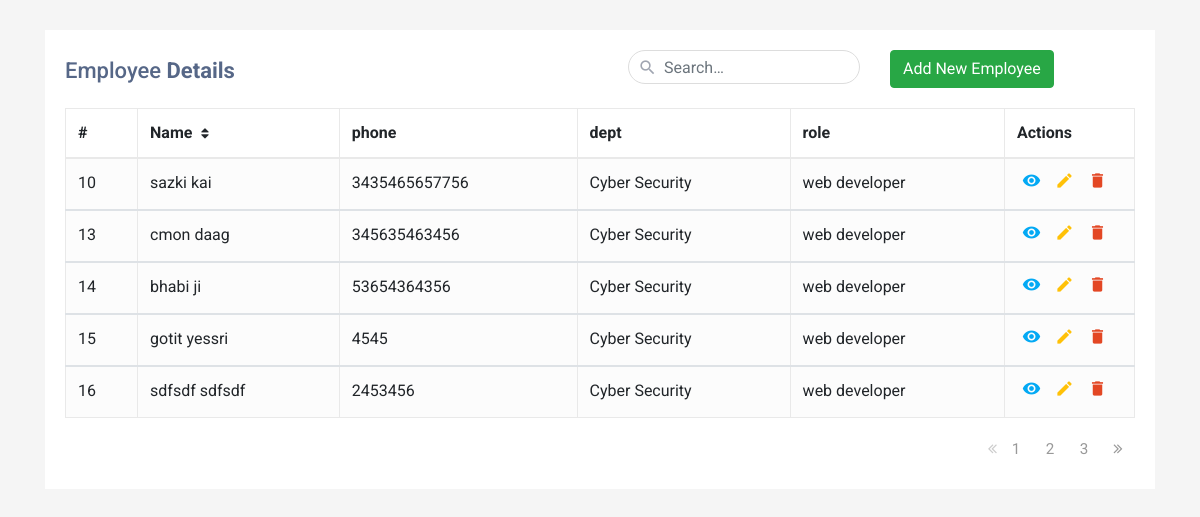
Screenshot of /?page=2 with the database file from the repository.
### emp_app/models.py (models this page shows, shortened)
class Employee(models.Model):
    first_name = models.CharField(max_length=100, null=False)
    last_name = models.CharField(max_length=100)
    email = models.EmailField(default='')
    dept = models.ForeignKey(Department, on_delete=models.CASCADE) # when we want to connect a field to the database we use foreign key
    salary = models.IntegerField(default=0)
    bonus = models.IntegerField(default=0)
    role = models.ForeignKey(Role, on_delete=models.CASCADE)
    phone = models.IntegerField(default=0)
    hire_date = models.DateField()
    is_active = models.BooleanField(default=False)

class Department(models.Model):
    name = models.CharField(max_length=100, null=False)
    location = models.CharField(max_length=100)

class Role(models.Model):
    name = models.CharField(max_length=100, null=False)

### emp_app/views.py (the view)
# urls.py: path('', views.all_emp, name='index'),
def all_emp(request):
    emps = Employee.objects.all()
    paginator = Paginator(emps,5)
    page = request.GET.get('page')
    empsFinal = paginator.get_page(page)
    context = {                     # data in html requests always move in either XML/json
        'emps': empsFinal,
        'pag' : paginator
    }
    return render(request, 'index.html', context) # renders html page along with the json data

### emp_app/templates/index.html (shortened to what this page needs)
<!DOCTYPE html>
<html lang="en">
<head>
<link rel="stylesheet" href="https://stackpath.bootstrapcdn.com/bootstrap/4.5.0/css/bootstrap.min.css">
<link rel="stylesheet" href="https://maxcdn.bootstrapcdn.com/font-awesome/4.7.0/css/font-awesome.min.css">
</head>
<body>
<div class="container-xl">
    <div class="table-responsive">
        <div class="table-wrapper">
            <div class="table-title">
                <div class="row">
                    <div class="col-sm-6"><h2>Employee <b>Details</b></h2></div>
                    <div class="col-sm-3">
                        <div class="search-box">
                            <i class="material-icons">&#xE8B6;</i>
                            <form action="{% url 'srch' %}" method="get">
                                <input name="srch" type="text" class="form-control" placeholder="Search&hellip;">
                            </form>
                        </div>
                    </div>
                    <div class="col">
                        <a href="/add_emp" class="btn btn-success" ><span>Add New Employee</span></a>
                    </div>
                </div>
            </div>
            <table class="table table-striped table-hover table-bordered">
                <thead>
                    <tr>
                        <th>#</th>
                        <th>Name <i class="fa fa-sort"></i></th>
                        <th>phone</th>
                        <th>dept</th>
                        <th>role</th>
                        <th>Actions</th>
                    </tr>
                </thead>
                        {% for emp in emps %}
                <tbody>
                    <tr>
                        <td>{{emp.id}}</td>
                        <td>{{emp.first_name}} {{emp.last_name}}</td>
                        <td>{{emp.phone}}</td>
                        <td>{{emp.dept.name}}</td>
                        <td>{{emp.role.name}}</td>
                        <td>
                            <a href="#" class="view" title="View" data-toggle="tooltip"><i class="material-icons">&#xE417;</i></a>
                            <a href="/update_emp?id={{emp.id}}" class="edit" title="Edit" data-toggle="tooltip"><i class="material-icons">&#xE254;</i></a>
                            <a href="/remove_emp?id={{emp.id}}" class="delete" title="Delete" data-toggle="tooltip"><i class="material-icons">&#xE872;</i></a>
                        </td>
                    </tr>
                </tbody>
                        {% endfor %}
            </table>
            <div class="clearfix">
                <ul class="pagination">
                    {% if emps.has_previous %}
                    <li class="page-item disabled"><a href="?page={{ emps.previous_page_number }}"><i class="fa fa-angle-double-left"></i></a></li>
                    {% endif %}
                    {% for p in pag.page_range %}
                    <li class="page-item"><a href="?page={{ p }}" class="page-link">{{p}}</a></li>
                    {% endfor %}
                    {% if emps.has_next %}
                    <li class="page-item"><a href="?page={{ emps.next_page_number }}" class="page-link"><i class="fa fa-angle-double-right"></i></a></li>
                    {% endif %}
                </ul>
            </div>
        </div>
    </div>
</div>
</body>
</html>

### emp_app/templates/index.html (style rules this page uses)
body { color: #566787; background: #f5f5f5; font-family: 'Roboto', sans-serif; }
.table-responsive { margin: 30px 0; }
.table-wrapper { min-width: 1000px; background: #fff; padding: 20px; box-shadow: 0 1px 1px rgba(0,0,0,.05); }
.table-title { padding-bottom: 10px; margin: 0 0 10px; min-width: 100%; }
.table-title h2 { margin: 8px 0 0; font-size: 22px; }
.search-box { position: relative; float: right; }
.search-box input { height: 34px; border-radius: 20px; padding-left: 35px; border-color: #ddd; box-shadow: none; }
.search-box i { color: #a0a5b1; position: absolute; font-size: 19px; top: 8px; left: 10px; }
table.table tr th, table.table tr td { border-color: #e9e9e9; }
table.table-striped tbody tr:nth-of-type(odd) { background-color: #fcfcfc; }
table.table th i { font-size: 13px; margin: 0 5px; cursor: pointer; }
table.table td:last-child { width: 130px; }
table.table td a { color: #a0a5b1; display: inline-block; margin: 0 5px; }
table.table td a.view { color: #03A9F4; }
table.table td a.edit { color: #FFC107; }
table.table td a.delete { color: #E34724; }
table.table td i { font-size: 19px; }
.pagination { float: right; margin: 0 0 5px; }
.pagination li a { border: none; font-size: 95%; width: 30px; height: 30px; color: #999; margin: 0 2px; line-height: 30px; border-radius: 30px !important; text-align: center; padding: 0; }
.pagination li.disabled i { color: #ccc; }
.pagination li i { font-size: 16px; padding-top: 6px }

### rows the page displays
Employee: id "10", first_name "sazki", last_name "kai", phone "3435465657756", dept.name "Cyber Security", role.name "web developer"
Employee: id "13", first_name "cmon", last_name "daag", phone "345635463456", dept.name "Cyber Security", role.name "web developer"
Employee: id "14", first_name "bhabi", last_name "ji", phone "53654364356", dept.name "Cyber Security", role.name "web developer"
Employee: id "15", first_name "gotit", last_name "yessri", phone "4545", dept.name "Cyber Security", role.name "web developer"
Employee: id "16", first_name "sdfsdf", last_name "sdfsdf", phone "2453456", dept.name "Cyber Security", role.name "web developer"

### other values shown
{{ p }} "1" "2" "3"
